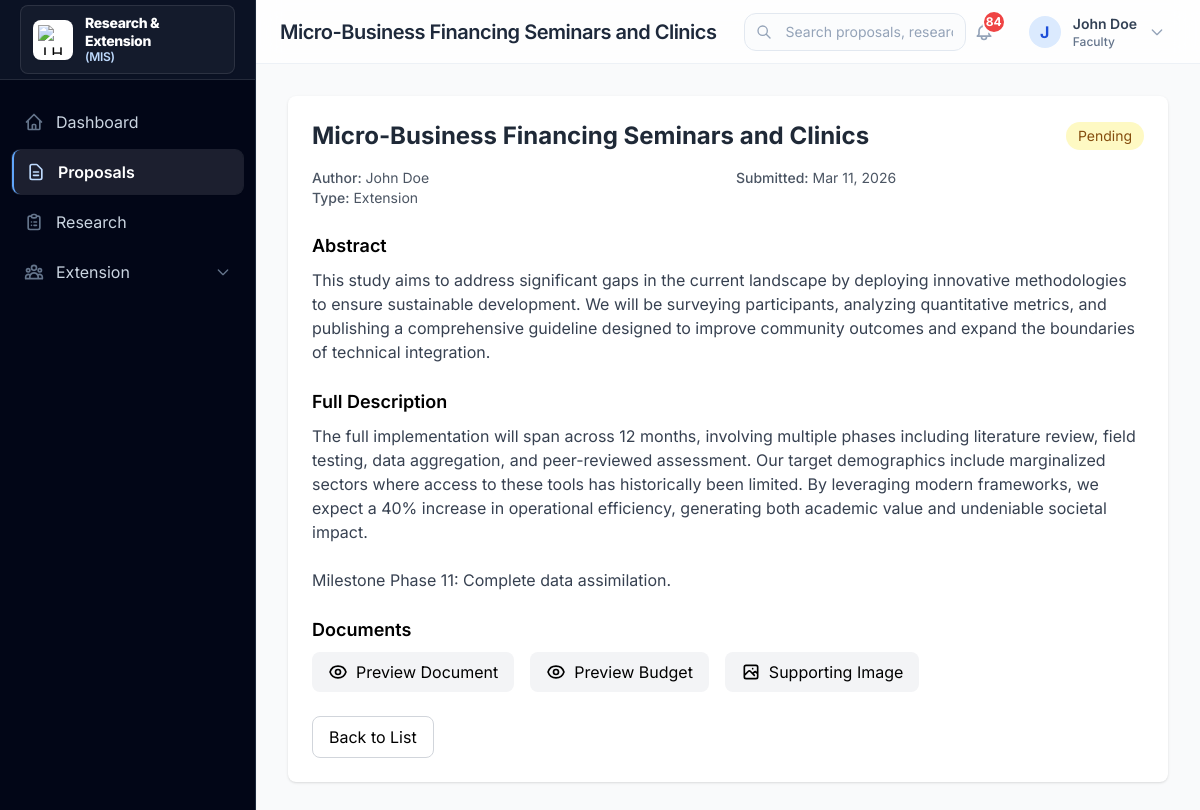
/proposals/96/ (signed in), run on an earlier commit of the app's database.
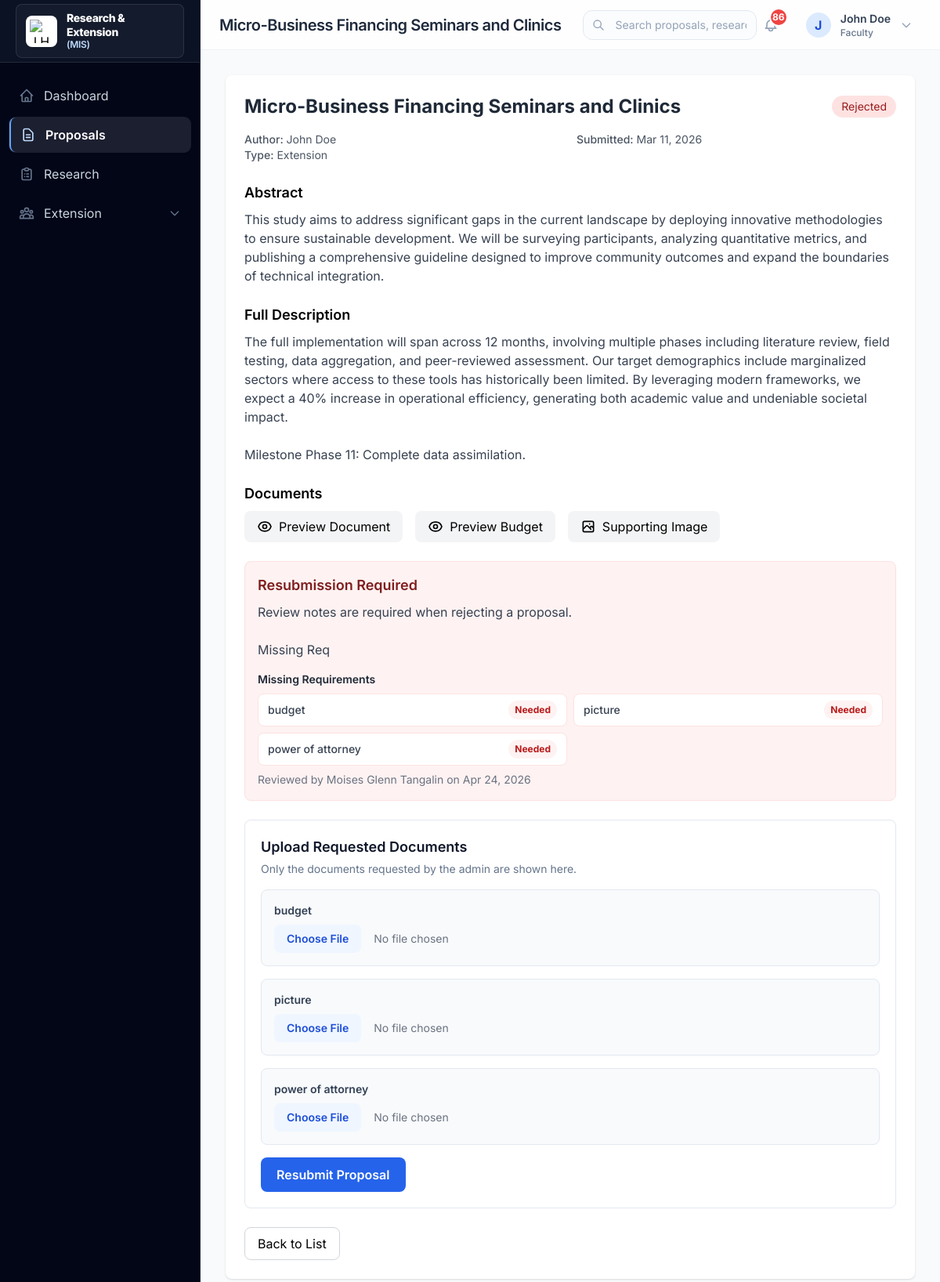
And on a later commit of the database.
### proposals/models.py (models this page shows, shortened)
class Proposal(models.Model):
    title = models.CharField(max_length=255)
    abstract = models.TextField()
    full_description = models.TextField()
    proposal_type = models.CharField(
        max_length=20,
        choices=ProposalType.choices,
        default=ProposalType.RESEARCH
    )
    faculty_author = models.ForeignKey(
        settings.AUTH_USER_MODEL,
        on_delete=models.CASCADE,
        related_name='proposals_authored'
    )
    research_staff = models.ForeignKey(
        settings.AUTH_USER_MODEL,
        on_delete=models.SET_NULL,
        null=True,
        blank=True,
        related_name='proposals_research'
    )
    date_submitted = models.DateTimeField(auto_now_add=True)
    date_updated = models.DateTimeField(auto_now=True)
    proposal_document = models.FileField(upload_to='proposals/documents/', blank=True, null=True)
    budget_pdf = models.FileField(upload_to='proposals/budgets/', blank=True, null=True)
    supporting_image = models.ImageField(upload_to='proposals/images/', blank=True, null=True)
    status = models.CharField(
        max_length=20,
        choices=ProposalStatus.choices,
        default=ProposalStatus.PENDING
    )
    reviewed_by = models.ForeignKey(
        settings.AUTH_USER_MODEL,
        on_delete=models.SET_NULL,
        null=True,
        blank=True,
        related_name='proposals_reviewed'
    )
    review_notes = models.TextField(blank=True)
    reviewed_at = models.DateTimeField(blank=True, null=True)
    class Meta:
        ordering = ['-date_submitted']
        verbose_name = 'Proposal'
        verbose_name_plural = 'Proposals'

class ProposalRequirement(models.Model):
    proposal = models.ForeignKey(
        Proposal,
        on_delete=models.CASCADE,
        related_name='requirements'
    )
    requirement_key = models.CharField(max_length=100)
    label = models.CharField(max_length=255)
    is_custom = models.BooleanField(default=False)
    uploaded_file = models.FileField(upload_to='proposals/requirements/', blank=True, null=True)
    uploaded_at = models.DateTimeField(blank=True, null=True)
    is_resubmitted = models.BooleanField(default=False)
    created_at = models.DateTimeField(auto_now_add=True)
    updated_at = models.DateTimeField(auto_now=True)
    class Meta:
        ordering = ['created_at', 'id']
        verbose_name = 'Proposal Requirement'
        verbose_name_plural = 'Proposal Requirements'

### users/models.py (models this page shows, shortened)
class CustomUser(AbstractUser):
    ROLE_CHOICES = UserRole.choices
    DEPARTMENT_CHOICES = Department.choices
    role = models.CharField(
        max_length=20,
        choices=UserRole.choices,
        default=UserRole.FACULTY
    )
    employee_id = models.CharField(max_length=50, blank=True)
    department = models.CharField(
        max_length=100,
        choices=Department.choices,
        blank=True
    )
    phone = models.CharField(max_length=20, blank=True)
    created_at = models.DateTimeField(auto_now_add=True)
    updated_at = models.DateTimeField(auto_now=True)
    class Meta:
        verbose_name = 'User'
        verbose_name_plural = 'Users'
    @property
    def is_admin(self):
        return self.role == UserRole.ADMIN or self.is_superuser
    @property
    def is_faculty(self):
        return self.role == UserRole.FACULTY
    @property
    def is_research_staff(self):
        return self.role == UserRole.RESEARCH_STAFF
    @property
    def is_extension_staff(self):
        return self.role == UserRole.EXTENSION_STAFF

### proposals/views.py (the view)
# urls.py: path('<int:pk>/', views.proposal_detail, name='proposal_detail'),
@login_required
def proposal_detail(request: HttpRequest, pk: int) -> HttpResponse:
    proposal = get_object_or_404(Proposal, pk=pk)
    user = request.user
    document_versions = proposal.document_versions.order_by('-version_number')
    requirements = proposal.requirements.all()
    resubmission_form = None
    if (
        user.is_faculty and
        proposal.faculty_author == user and
        proposal.status == ProposalStatus.REJECTED
    ):
        resubmission_form = ProposalResubmissionForm(
            requirements=requirements.filter(is_resubmitted=False)
        )
    context = {
        'proposal': proposal,
        'document_versions': document_versions,
        'requirements': requirements,
        'resubmission_form': resubmission_form,
    }
    if user.is_research_staff:
        return render(request, 'proposals/proposal_research_detail.html', context)
    return render(request, 'proposals/proposal_detail.html', context)

### proposals/forms.py
class ProposalResubmissionForm(forms.Form):
    def __init__(self, *args, requirements=None, **kwargs):
        super().__init__(*args, **kwargs)
        self.requirements = list(requirements or [])
        for requirement in self.requirements:
            if requirement.is_resubmitted:
                continue
            self.fields[f'requirement_{requirement.pk}'] = forms.FileField(
                label=requirement.label,
                required=True,
                widget=forms.FileInput(attrs={
                    'class': 'block w-full text-sm text-gray-500 file:mr-4 file:py-2 file:px-4 file:rounded-lg file:border-0 file:text-sm file:font-semibold file:bg-blue-50 file:text-blue-700 hover:file:bg-blue-100'
                })
            )

### templates/proposals/proposal_detail.html (shortened to what the changed rows need)
{% extends 'base.html' %}
{% block page_title %}{{ proposal.title }}{% endblock %}
{% block content %}
<div class="max-w-4xl mx-auto">
    <div class="bg-white rounded-lg shadow p-6 mb-6">
        <div class="flex items-center justify-between mb-4">
            <h1 class="text-2xl font-bold text-gray-800">{{ proposal.title }}</h1>
            <span class="px-3 py-1 text-sm rounded-full
                {% if proposal.status == 'PENDING' %}bg-yellow-100 text-yellow-800
                {% elif proposal.status == 'APPROVED' %}bg-green-100 text-green-800
                {% else %}bg-red-100 text-red-800{% endif %}">
                {{ proposal.get_status_display }}
            </span>
        </div>
        <div class="grid grid-cols-2 gap-4 mb-6 text-sm text-gray-600">
            <div>
                <p><span class="font-medium">Author:</span> {{ proposal.faculty_author.get_full_name|default:proposal.faculty_author.username }}</p>
                <p><span class="font-medium">Type:</span> {{ proposal.get_proposal_type_display }}</p>
            </div>
            <div>
                <p><span class="font-medium">Submitted:</span> {{ proposal.date_submitted|date:"M d, Y" }}</p>
            </div>
        </div>
        <div class="mb-6">
            <h2 class="text-lg font-semibold mb-2">Abstract</h2>
            <p class="text-gray-700 whitespace-pre-line">{{ proposal.abstract }}</p>
        </div>
        <div class="mb-6">
            <h2 class="text-lg font-semibold mb-2">Full Description</h2>
            <p class="text-gray-700 whitespace-pre-line">{{ proposal.full_description }}</p>
        </div>
        {% if proposal.proposal_document or proposal.budget_pdf or proposal.supporting_image %}
        <div class="mb-6">
            <h2 class="text-lg font-semibold mb-2">Documents</h2>
        </div>
        {% endif %}
        {% if proposal.reviewed_by or proposal.status == 'REJECTED' %}
        <div class="{% if proposal.status == 'REJECTED' %}bg-red-50 border border-red-100{% else %}bg-gray-50{% endif %} rounded-lg p-4">
            <h2 class="text-lg font-semibold mb-2 {% if proposal.status == 'REJECTED' %}text-red-900{% endif %}">
                {% if proposal.status == 'REJECTED' %}Resubmission Required{% else %}Review Notes{% endif %}
            </h2>
            <p class="text-gray-700 whitespace-pre-line">{{ proposal.review_notes }}</p>
            {% if requirements %}
            <div class="mt-4">
                <h3 class="text-sm font-semibold text-gray-800 mb-2">Missing Requirements</h3>
                <div class="grid sm:grid-cols-2 gap-2">
                    {% for requirement in requirements %}
                    <div class="flex items-center justify-between rounded-lg bg-white border border-red-100 px-3 py-2 text-sm">
                        <span class="font-medium text-gray-700">{{ requirement.label }}</span>
                        {% if requirement.is_resubmitted %}
                        <span class="text-xs font-bold text-emerald-700 bg-emerald-50 px-2 py-1 rounded-full">Uploaded</span>
                        {% else %}
                        <span class="text-xs font-bold text-red-700 bg-red-50 px-2 py-1 rounded-full">Needed</span>
                        {% endif %}
                    </div>
                    {% endfor %}
                </div>
            </div>
            {% endif %}
            {% if proposal.reviewed_by %}
            <p class="text-sm text-gray-500 mt-2">Reviewed by {{ proposal.reviewed_by.get_full_name }} on {{ proposal.reviewed_at|date:"M d, Y" }}</p>
            {% endif %}
        </div>
        {% endif %}
        {% if resubmission_form %}
        <div class="mt-6 bg-white border border-slate-200 rounded-lg p-5">
            <div class="mb-4">
                <h2 class="text-lg font-semibold text-slate-900">Upload Requested Documents</h2>
                <p class="text-sm text-slate-500 mt-1">Only the documents requested by the admin are shown here.</p>
            </div>
            <form method="post" enctype="multipart/form-data" action="{% url 'proposal_resubmit' proposal.pk %}" class="space-y-4">
                {% for field in resubmission_form %}
                <div class="rounded-lg bg-slate-50 border border-slate-200 p-4">
                    <label class="block text-sm font-semibold text-slate-700 mb-2">{{ field.label }}</label>
                    {{ field }}
                </div>
                {% endfor %}
                <button type="submit" class="px-5 py-2.5 bg-blue-600 text-white rounded-lg font-semibold hover:bg-blue-700">
                    Resubmit Proposal
                </button>
            </form>
        </div>
        {% endif %}
    </div>
</div>
{% endblock %}

### templates/base.html (shortened to what the changed rows need)
{% load static %}
<!DOCTYPE html>
<html lang="en">
<head>
    <script src="https://cdn.tailwindcss.com"></script>
</head>
<body class="bg-gray-50" x-data="{ sidebarOpen: false }">
    {% if user.is_authenticated %}
    <div class="flex h-screen">
        <aside data-sidebar-variant="executive-clean"
            :class="sidebarOpen ? 'translate-x-0 shadow-2xl' : '-translate-x-full'"
            class="fixed inset-y-0 left-0 z-50 w-64 bg-slate-950 border-r border-slate-800 transform transition-transform duration-300 ease-in-out lg:relative lg:translate-x-0 lg:shadow-sm flex flex-col"
        >
            <div class="flex items-center justify-between h-20 px-5 border-b border-white/10 bg-slate-900/70">
                <div class="flex items-center gap-3 min-w-0 rounded-lg border border-white/10 bg-white/[0.04] px-3 py-2 shadow-sm">
                    <h1 class="text-sm font-extrabold text-white leading-tight tracking-tight">
                        Research &amp; Extension
                        <span class="block text-xs font-semibold text-blue-200">(MIS)</span>
                    </h1>
                </div>
            </div>
        </aside>
        <div class="flex-1 flex flex-col min-w-0">
            <header class="bg-white/80 backdrop-blur-md border-b border-slate-200/60 sticky top-0 z-30 h-16 flex flex-col justify-center">
                <div class="flex items-center justify-between px-4 sm:px-6">
                    <div class="flex items-center gap-3">
                        <h2 class="text-xl font-semibold text-slate-800 tracking-tight hidden lg:block leading-none">{% block page_title %}Dashboard{% endblock %}</h2>
                        <div class="hidden md:flex flex-1 max-w-md ml-4">
                            <form action="{% url 'global_search' %}" method="GET" class="w-full relative group">
                            </form>
                        </div>
                    </div>
                    <div class="flex items-center gap-4">
                        <div class="relative" x-data="{ notifyOpen: false }">
                            <button @click="notifyOpen = !notifyOpen" @click.away="notifyOpen = false" class="p-2 text-slate-400 hover:text-blue-600 hover:bg-blue-50 rounded-full transition-colors relative focus:outline-none">
                                {% if notification_count > 0 %}
                                <span class="absolute -top-1 -right-1 min-w-6 h-6 bg-red-500 text-white text-xs font-bold rounded-full border-2 border-white flex items-center justify-center leading-none">
                                    {% if notification_count > 99 %}99+{% else %}{{ notification_count }}{% endif %}
                                </span>
                                {% endif %}
                            </button>
                        </div>
                    </div>
                </div>
            </header>
            <main class="flex-1 overflow-x-hidden overflow-y-auto p-4 sm:p-6 lg:p-8">
                <div class="max-w-7xl mx-auto">
                    {% block content %}{% endblock %}
                </div>
            </main>
        </div>
    </div>
    {% else %}
    <div class="min-h-screen flex flex-col justify-center bg-slate-50">
        {% block login_content %}{% endblock %}
    </div>
    {% endif %}
</body>
</html>

What changed in the data, as far as the page shows it:
changed Proposal "Micro-Business Financing Seminars and Clinics": status "Pending" → "Rejected"; reviewed_by_id empty → 1 (drawn); review_notes (not shown) → "Review notes are required when rejecting a proposal. Missing Req"; reviewed_by.get_full_name (not shown) → "Moises Glenn Tangalin"; reviewed_at (not shown) → "Apr 24, 2026"
added ProposalRequirement: label "budget", is_resubmitted "Needed", label "budget"
added ProposalRequirement: label "picture", is_resubmitted "Needed", label "picture"
added ProposalRequirement: label "power of attorney", is_resubmitted "Needed", label "power of attorney"
Also different on the page:
{{ notification_count }}: "84" → "86"
text now shown: "Resubmission Required Missing Requirements Reviewed by on Upload Requested Documents Only the documents requested by the admin are shown here. Resubmit Proposal"
